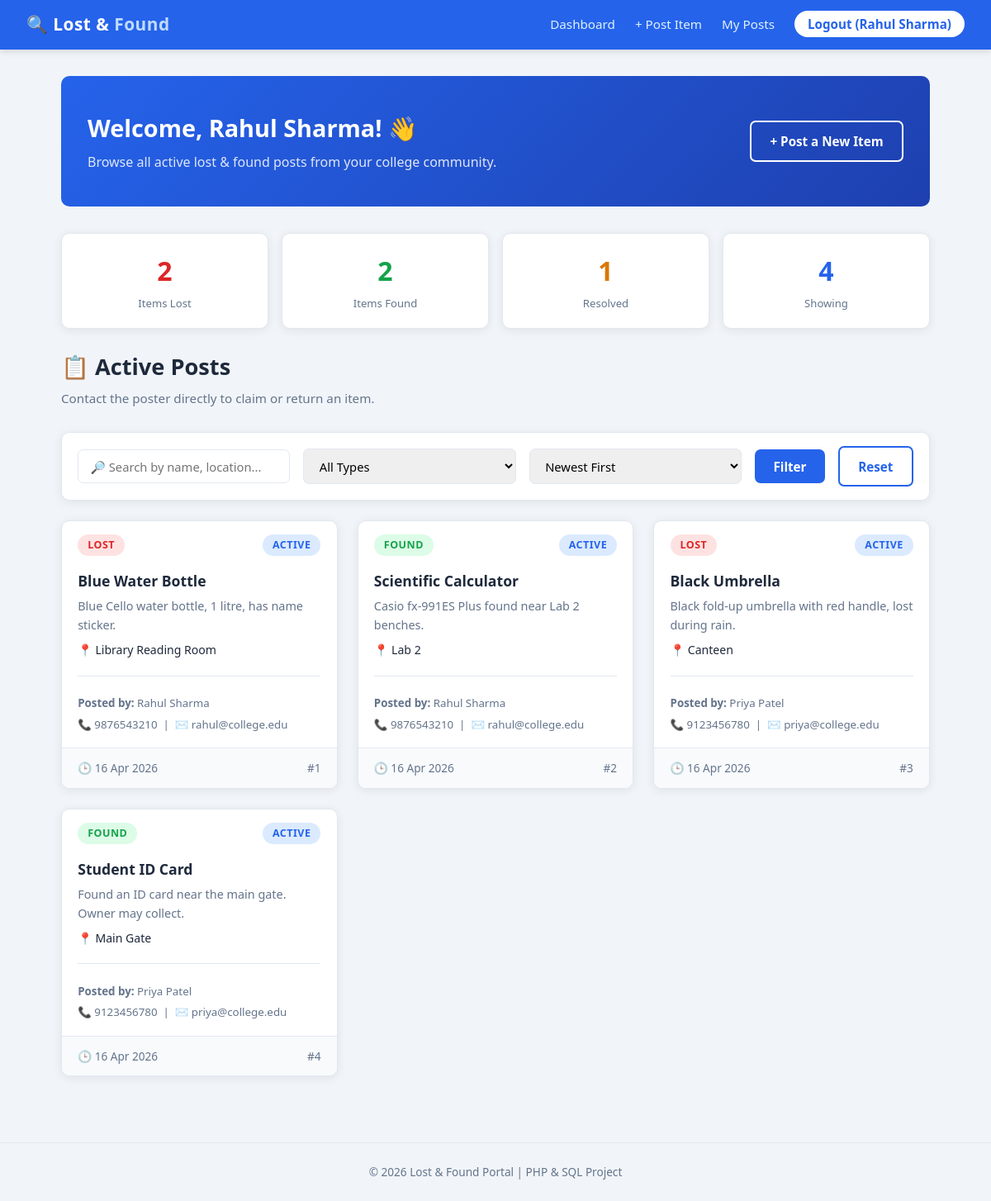
/dashboard.php (signed in), run on the app's committed database.
### tables this page shows
CREATE TABLE `items` (
  `item_id` int(11) NOT NULL,
  `user_id` int(11) NOT NULL,
  `post_type` enum('Lost','Found') NOT NULL,
  `item_name` varchar(150) NOT NULL,
  `description` text NOT NULL,
  `location` varchar(200) NOT NULL,
  `image_path` varchar(255) DEFAULT NULL,
  `status` enum('Active','Resolved') DEFAULT 'Active',
  `posted_at` datetime DEFAULT current_timestamp()
);

CREATE TABLE `users` (
  `user_id` int(11) NOT NULL,
  `name` varchar(100) NOT NULL,
  `email` varchar(150) NOT NULL,
  `password` varchar(255) NOT NULL,
  `contact_no` varchar(15) NOT NULL,
  `created_at` datetime DEFAULT current_timestamp()
);

### dashboard.php (the view, shortened to what this page needs)
<?php
require_once "includes/config.php";
$search = isset($_GET['search']) ? trim($_GET['search']) : "";
$filter = isset($_GET['filter']) ? trim($_GET['filter']) : "All";
$sort   = isset($_GET['sort'])   ? trim($_GET['sort'])   : "newest";
$sql_stats = "SELECT
    SUM(post_type = 'Lost'  AND status = 'Active')   AS lost_count,
    SUM(post_type = 'Found' AND status = 'Active')   AS found_count,
    SUM(status = 'Resolved')                          AS resolved_count
FROM items";
$result_stats = mysqli_query($link, $sql_stats);
$stats = mysqli_fetch_assoc($result_stats);
$sql = "SELECT
            i.item_id,
            i.post_type,
            i.item_name,
            i.description,
            i.location,
            i.image_path,
            i.status,
            i.posted_at,
            u.name       AS poster_name,
            u.contact_no AS poster_contact,
            u.email      AS poster_email
        FROM items i
        INNER JOIN users u ON i.user_id = u.user_id
        WHERE i.status = 'Active'";
if ($sort === "oldest") {
    $sql .= " ORDER BY i.posted_at ASC";
} else {
    $sql .= " ORDER BY i.posted_at DESC";
}
$items = array();
if ($stmt = mysqli_prepare($link, $sql)) {
    if (mysqli_stmt_execute($stmt)) {
        $result = mysqli_stmt_get_result($stmt);
        while ($row = mysqli_fetch_assoc($result)) {
            $items[] = $row;
        }
    }
}
?>
<!DOCTYPE html>
<html lang="en">
<head>
    <link rel="stylesheet" href="css/style.css">
</head>
<body>
<nav>
    <a class="brand" href="dashboard.php">🔍 Lost &amp; <span>Found</span></a>
    <ul>
        <li><a href="dashboard.php">Dashboard</a></li>
        <li><a href="post_item.php">+ Post Item</a></li>
        <li><a href="my_posts.php">My Posts</a></li>
        <li><a href="logout.php" class="btn-nav">Logout (<?php echo $_SESSION['user_name']; ?>)</a></li>
    </ul>
</nav>
<div class="container">
    <div class="hero">
        <div>
            <h1>Welcome, <?php echo $_SESSION['user_name']; ?>! 👋</h1>
            <p>Browse all active lost &amp; found posts from your college community.</p>
        </div>
        <a href="post_item.php" class="btn btn-outline" style="color:#fff;border-color:#fff;">+ Post a New Item</a>
    </div>
    <div class="stats-row">
        <div class="stat-box">
            <div class="stat-num" style="color:var(--danger)">
                <?php echo intval($stats['lost_count']); ?></div>
            <div class="stat-label">Items Lost</div>
        </div>
        <div class="stat-box">
            <div class="stat-num" style="color:var(--success)">
                <?php echo intval($stats['found_count']); ?></div>
            <div class="stat-label">Items Found</div>
        </div>
        <div class="stat-box">
            <div class="stat-num" style="color:var(--warning)">
                <?php echo intval($stats['resolved_count']); ?></div>
            <div class="stat-label">Resolved</div>
        </div>
        <div class="stat-box">
            <div class="stat-num">
                <?php echo count($items); ?></div>
            <div class="stat-label">Showing</div>
        </div>
    </div>
    <h2 class="page-title">📋 Active Posts</h2>
    <p class="page-subtitle">Contact the poster directly to claim or return an item.</p>
    <form method="GET" action="dashboard.php">
        <div class="filter-bar">
            <input type="text" name="search" placeholder="🔎 Search by name, location..."
                   value="<?php echo htmlspecialchars($search); ?>">
            <select name="filter">
                <option value="All"
                   <?php echo ($filter === "All"   ? "selected" : ""); ?>>All Types</option>
            </select>
            <select name="sort">
                <option value="newest" <?php echo ($sort === "newest" ? "selected" : ""); ?>>Newest First</option>
            </select>
            <button type="submit" class="btn btn-primary">Filter</button>
            <a href="dashboard.php" class="btn btn-outline">Reset</a>
        </div>
    </form>
    <?php if (count($items) === 0): ?>
        <div class="empty-state">
            <div class="empty-icon">📭</div>
            <p>No active posts found matching your criteria.</p>
        </div>
    <?php else: ?>
        <div class="items-grid">
            <?php while ($item = array_shift($items)): ?>
                <div class="item-card">
                    <div class="item-card-header">
                        <span class="badge badge-<?php echo strtolower($item['post_type']); ?>">
                            <?php echo htmlspecialchars($item['post_type']); ?>
                        </span>
                        <span class="badge badge-active">Active</span>
                    </div>
                    <div class="item-card-body">
                        <div class="item-name"><?php echo htmlspecialchars($item['item_name']); ?></div>
                        <div class="item-desc">
                            <?php
                            $desc = $item['description'];
                            echo htmlspecialchars(strlen($desc) > 100 ? substr($desc, 0, 100) . "..." : $desc);
                            ?>
                        </div>
                        <div class="item-location"><?php echo htmlspecialchars($item['location']); ?></div>
                        <hr class="divider">
                        <small style="color:var(--muted)">
                            <strong>Posted by:</strong> <?php echo htmlspecialchars($item['poster_name']); ?><br>
                            📞 <?php echo htmlspecialchars($item['poster_contact']); ?> &nbsp;|&nbsp;
                            ✉️ <?php echo htmlspecialchars($item['poster_email']); ?>
                        </small>
                    </div>
                    <div class="item-card-footer">
                        <span>🕒 <?php echo date('d M Y', strtotime($item['posted_at'])); ?></span>
                        <span>#<?php echo $item['item_id']; ?></span>
                    </div>
                </div>
            <?php endwhile; ?>
        </div>
    <?php endif; ?>
</div>
<footer>
    &copy; <?php echo date('Y'); ?> Lost &amp; Found Portal | PHP &amp; SQL Project
</footer>
</body>
</html>

### data on the page
items: post_type "LOST", item_name "Blue Water Bottle", description "Blue Cello water bottle, 1 litre, has name sticker.", location "Library Reading Room", user.name "Rahul Sharma", user.contact_no "9876543210", user.email "rahul@college.edu", posted_at "16 Apr 2026", item_id "1"
items: post_type "FOUND", item_name "Scientific Calculator", description "Casio fx-991ES Plus found near Lab 2 benches.", location "Lab 2", user.name "Rahul Sharma", user.contact_no "9876543210", user.email "rahul@college.edu", posted_at "16 Apr 2026", item_id "2"
items: post_type "LOST", item_name "Black Umbrella", description "Black fold-up umbrella with red handle, lost during rain.", location "Canteen", user.name "Priya Patel", user.contact_no "9123456780", user.email "priya@college.edu", posted_at "16 Apr 2026", item_id "3"
items: post_type "FOUND", item_name "Student ID Card", description "Found an ID card near the main gate. Owner may collect.", location "Main Gate", user.name "Priya Patel", user.contact_no "9123456780", user.email "priya@college.edu", posted_at "16 Apr 2026", item_id "4"

### other printed values
$_SESSION['user_name'] "Rahul Sharma"
$stats['lost_count'] "2"
$stats['found_count'] "2"
$stats['resolved_count'] "1"
count($items) "4"
